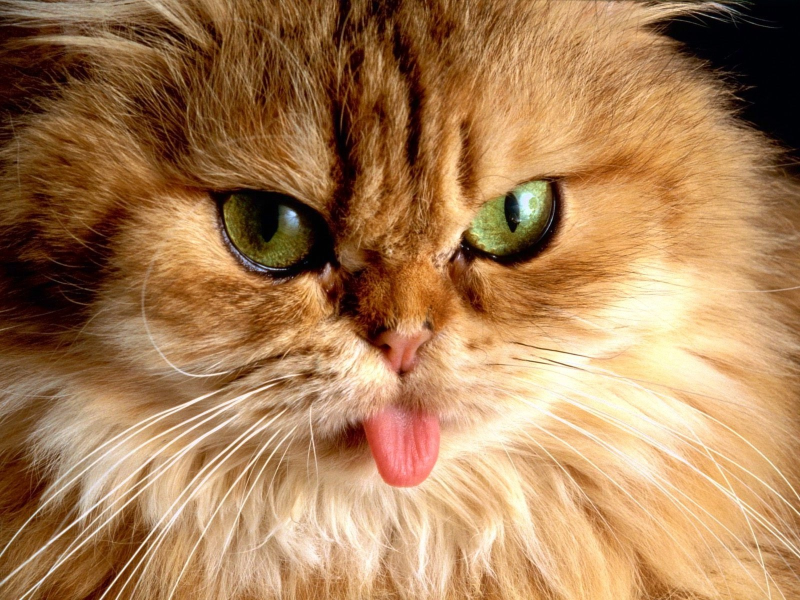
%> input picture codes/Pdi/Lab1/gato.jpg, 1600 x 1200 px (shown at 1/2 size); the run also reads 1 picture not shown here
$ octave lab1.m   (GNU Octave 9; MATLAB toolbox functions it lacks are replaced by stand-ins)
%> lines starting %> are read from the running program, lines starting %| are printed output that depends on the picture
clc
clear all
close all
%imagen normal
im_gato = imread('gato.jpg');   %cargar imagen
%> im_gato is the input picture: size 1200x1600x3 uint8; mean R, G, B 169.4, 127.3, 86.2
figure(1)
imshow(im_gato);                 %ver imagen

%gato nitido
im_gato_tiff = imread('gato.tiff');
%*imshow(im_gato_tiff);

imtool(im_gato)                 %Inspeccionar valores de pixeles

%Recortar imagen
redcorte=imcrop(im_gato,[331 334 1184-331 948-334]); %Recortar X,Y
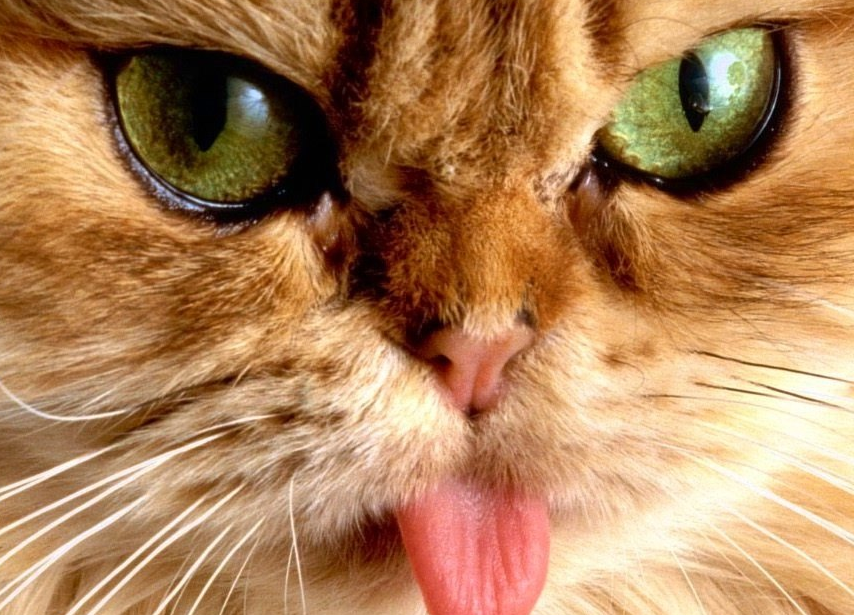
%> redcorte: size 615x854x3 uint8; mean R, G, B 176.1, 130.1, 88.3
figure(2)
imshow(redcorte)

%Escalas
gato_chiquito =imresize(im_gato, 0.2);
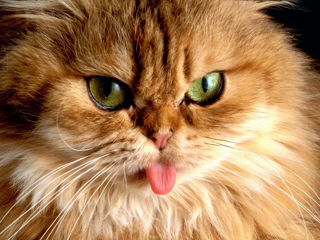
%> gato_chiquito: size 240x320x3 uint8; mean R, G, B 169.4, 127.3, 86.2
figure(3)
imshow(gato_chiquito)
%Rotar
gato_volador=imrotate(im_gato, 125);
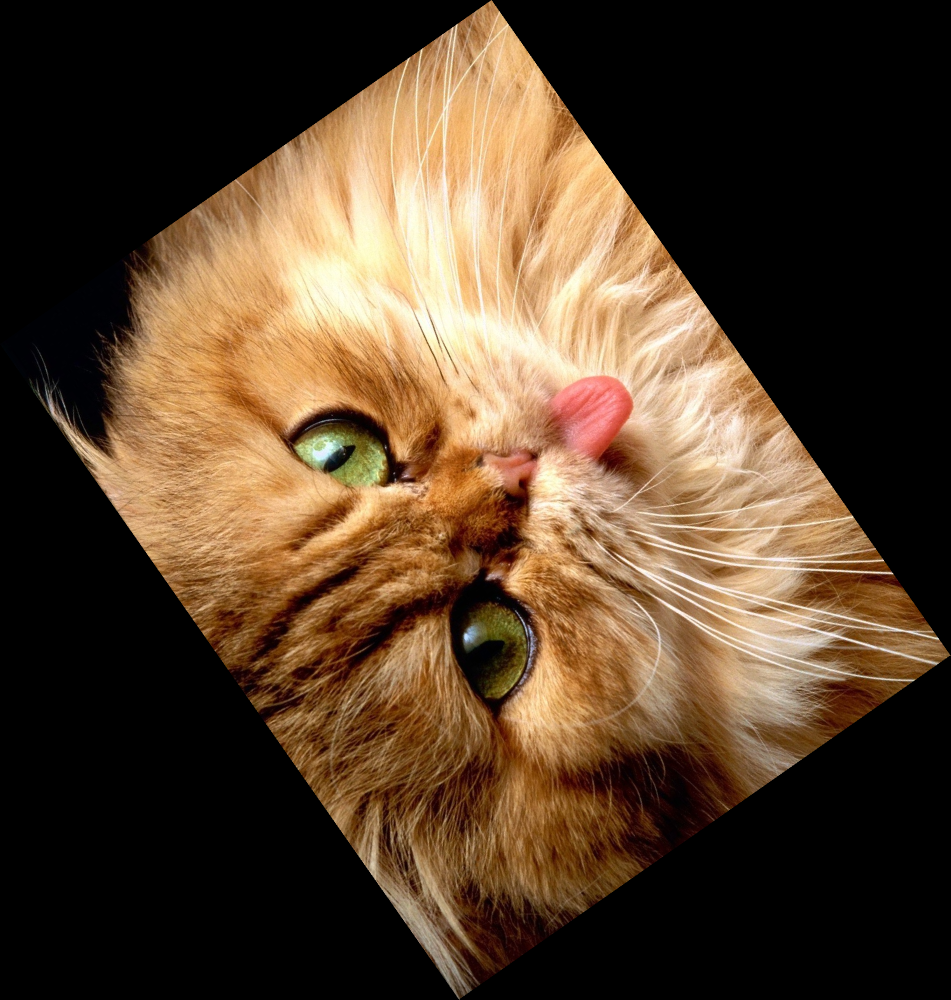
%> gato_volador: size 1999x1901x3 uint8 (shown at 1/2 size); mean R, G, B 85.6, 64.3, 43.6
figure(4)
imshow(gato_volador)

%Guardar_Imagenes
imwrite(gato_chiquito, 'gato_chiquito.png','png')
imwrite(gato_volador, 'gato_girado.tiff','tiff')
